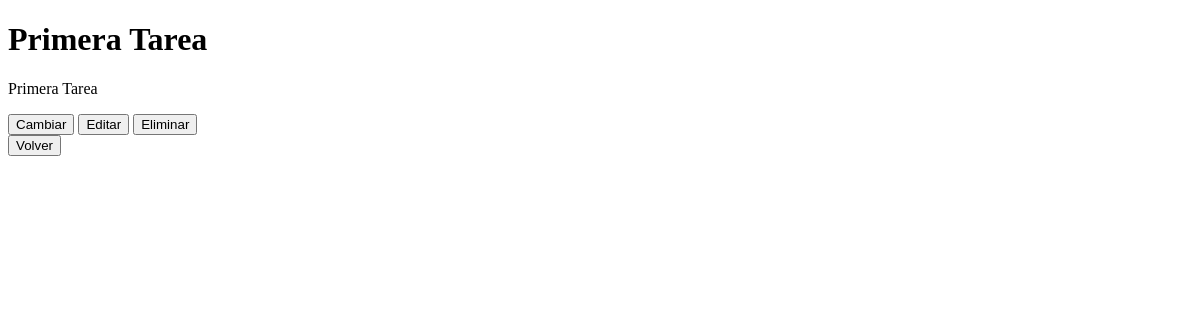
The page /tasks/pending/ on the database as committed earlier.
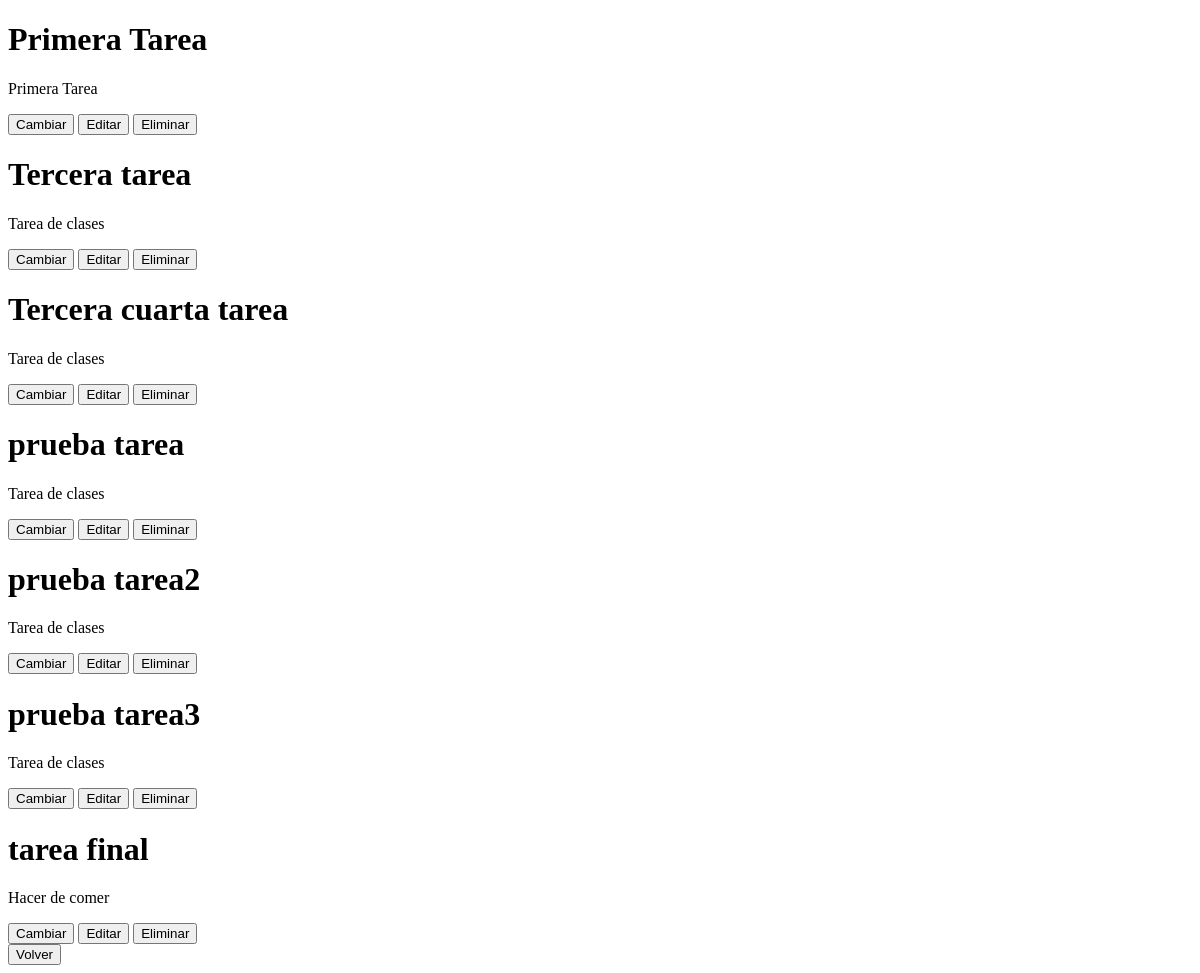
The same page on the database as committed later.
### tasks/models.py (models this page shows, shortened)
class Task(models.Model):
    name = models.CharField(max_length=100)
    slug = models.SlugField(max_length=120, unique=True)
    description = models.TextField(max_length=300)
    done = models.BooleanField()
    complete_before = models.DateTimeField(null=True, blank=True)
    created_at = models.DateTimeField(auto_now_add=True)
    updated_at = models.DateTimeField(auto_now=True)

### tasks/views.py (the view)
# urls.py: path('pending/', views.task_pendig, name='task-pendig'),
def task_pendig(request):
    tasks = Task.objects.filter(done=False)
    return render(
        request,
        'tasks/tasks_pending.html',
        {'tasks': tasks},
    )

### tasks/templates/tasks/tasks_pending.html (shortened to what this page needs)
{% extends "tasks/base.html" %}
{% block body %}
{% for task in tasks %}
<div>
  <h1>{{task.name}}</h1>
  <p>{{task.description}}</p>
  <button>Cambiar</button>
  <button>Editar</button>
  <button>Eliminar</button>
</div>
{% endfor %}
  <a href="{% url 'tasks:task-list'%}"><button>Volver</button></a>
{% endblock body %}

Rows that differ between the two databases and show on the page:
added Task: name "Tercera tarea", description "Tarea de clases"
added Task: name "Tercera cuarta tarea", description "Tarea de clases"
added Task: name "prueba tarea", description "Tarea de clases"
added Task: name "prueba tarea2", description "Tarea de clases"
added Task: name "prueba tarea3", description "Tarea de clases"
added Task: name "tarea final", description "Hacer de comer"
